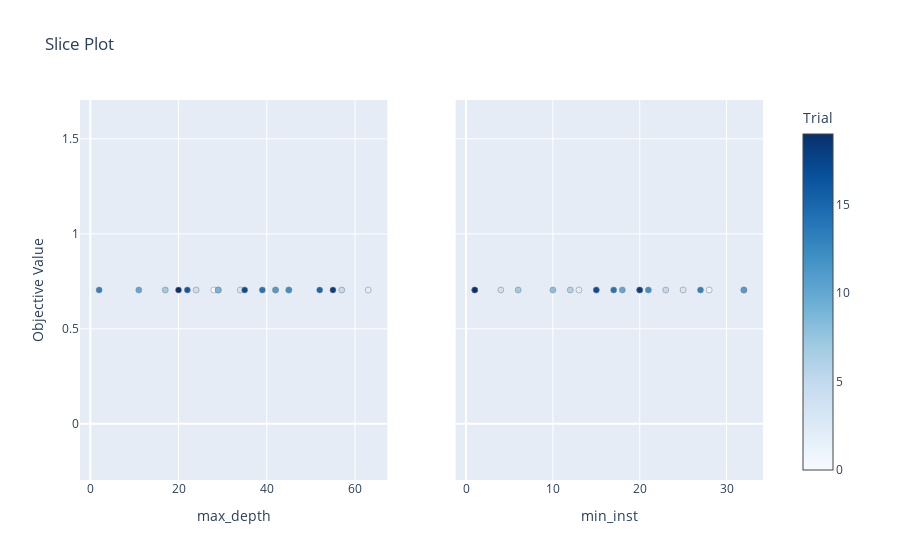

The notebook cell saved with this chart:
### Code cell
plot_slice(random_forest_study)

### Figure 1 — Plotly figure (JSON) as saved in the notebook; plotly's stock layout.template omitted (floating-point values rounded to 4 significant figures)
{"data": [{"marker": {"color": [0, 1, 2, 3, 4, 5, 6, 7, 8, 9, 10, 11, 12, 13, 14, 15, 16, 17, 18, 19], "colorbar": {"title": {"text": "Trial"}, "x": 1, "xpad": 40}, "colorscale": [[0, "rgb(247,251,255)"], [0.125, "rgb(222,235,247)"], [0.25, "rgb(198,219,239)"], [0.375, "rgb(158,202,225)"], [0.5, "rgb(107,174,214)"], [0.625, "rgb(66,146,198)"], [0.75, "rgb(33,113,181)"], [0.875, "rgb(8,81,156)"], [1, "rgb(8,48,107)"]], "line": {"color": "Grey", "width": 0.5}, "showscale": true}, "mode": "markers", "showlegend": false, "type": "scatter", "x": [28, 42, 63, 34, 24, 57, 45, 17, 29, 29, 11, 42, 45, 2, 39, 52, 22, 35, 55, 20], "xaxis": "x", "y": [0.7041, 0.7041, 0.7041, 0.7041, 0.7041, 0.7041, 0.7041, 0.7041, 0.7041, 0.7041, 0.7041, 0.7041, 0.7041, 0.7041, 0.7041, 0.7041, 0.7041, 0.7041, 0.7041, 0.7041], "yaxis": "y"}, {"marker": {"color": [0, 1, 2, 3, 4, 5, 6, 7, 8, 9, 10, 11, 12, 13, 14, 15, 16, 17, 18, 19], "colorbar": {"title": {"text": "Trial"}, "x": 1, "xpad": 40}, "colorscale": [[0, "rgb(247,251,255)"], [0.125, "rgb(222,235,247)"], [0.25, "rgb(198,219,239)"], [0.375, "rgb(158,202,225)"], [0.5, "rgb(107,174,214)"], [0.625, "rgb(66,146,198)"], [0.75, "rgb(33,113,181)"], [0.875, "rgb(8,81,156)"], [1, "rgb(8,48,107)"]], "line": {"color": "Grey", "width": 0.5}, "showscale": false}, "mode": "markers", "showlegend": false, "type": "scatter", "x": [15, 28, 13, 25, 4, 23, 12, 6, 10, 32, 18, 32, 21, 27, 17, 20, 1, 15, 20, 1], "xaxis": "x2", "y": [0.7041, 0.7041, 0.7041, 0.7041, 0.7041, 0.7041, 0.7041, 0.7041, 0.7041, 0.7041, 0.7041, 0.7041, 0.7041, 0.7041, 0.7041, 0.7041, 0.7041, 0.7041, 0.7041, 0.7041], "yaxis": "y2"}], "layout": {"title": {"text": "Slice Plot"}, "xaxis": {"anchor": "y", "domain": [0, 0.45], "title": {"text": "max_depth"}}, "xaxis2": {"anchor": "y2", "domain": [0.55, 1], "title": {"text": "min_inst"}}, "yaxis": {"anchor": "x", "domain": [0, 1], "title": {"text": "Objective Value"}}, "yaxis2": {"anchor": "x2", "domain": [0, 1], "matches": "y", "showticklabels": false}}}
